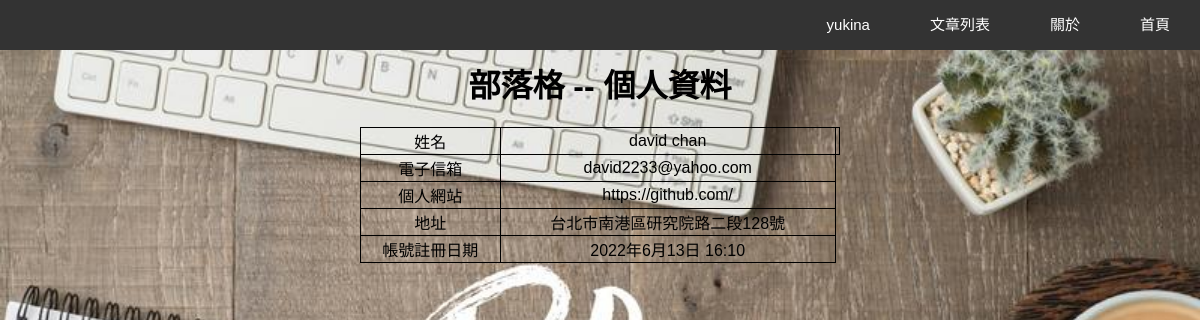
The app's page /account/profile/2/ (signed in), older data.
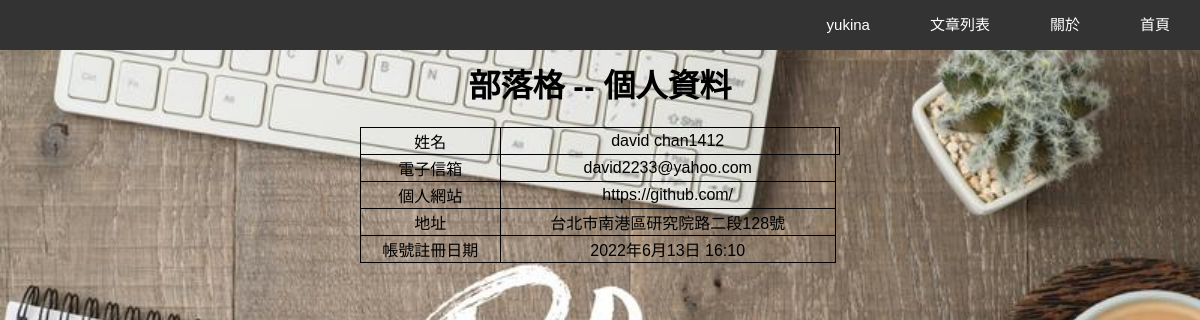
The same page, newer data.
### account/models.py (models this page shows, shortened)
class User(AbstractUser):
    fullName = models.CharField(max_length=128)
    email = models.EmailField(max_length=128)
    website = models.URLField(blank=True, null=True)
    address = models.CharField(max_length=128, blank=True, null=True)

### account/views.py (the view)
# urls.py: path('profile/<int:id>/', views.profile, name='profile'),
@login_required
def profile(request, id):
    user = get_object_or_404(User, id=id)
    if request.method == 'GET':
        return render(request,'profile/profile.html',{'user':user})

### templates/profile/profile.html (shortened to what this page needs)
{% extends 'base.html' %}
{% load static %}
{% block heading %}個人資料{% endblock %}
{% block content %}
    <link rel="stylesheet" href="{% static 'css/information.css' %}">
    <div class="information">
        <table class="user">
            <tr>
                <td>姓名</td>
                <td>{{ user.fullName }}<td>
            </tr>
            <tr>
                <td>電子信箱</td>
                <td>{{ user.email }}</td>
            </tr>
            <tr>
                <td>個人網站</td>
                <td>{{ user.website }}</td>
            </tr>
            <tr>
                <td>地址</td>
                <td>{{ user.address }}</td>
            </tr>
            <tr>
                <td>帳號註冊日期</td>
                <td>{{ user.date_joined }}</td>
            </tr>
        </table>
    </div>
{% endblock %}

Row changes from the older to the newer data that the page shows:
changed User "david2233@yahoo.com": fullName "david chan" → "david chan1412"
